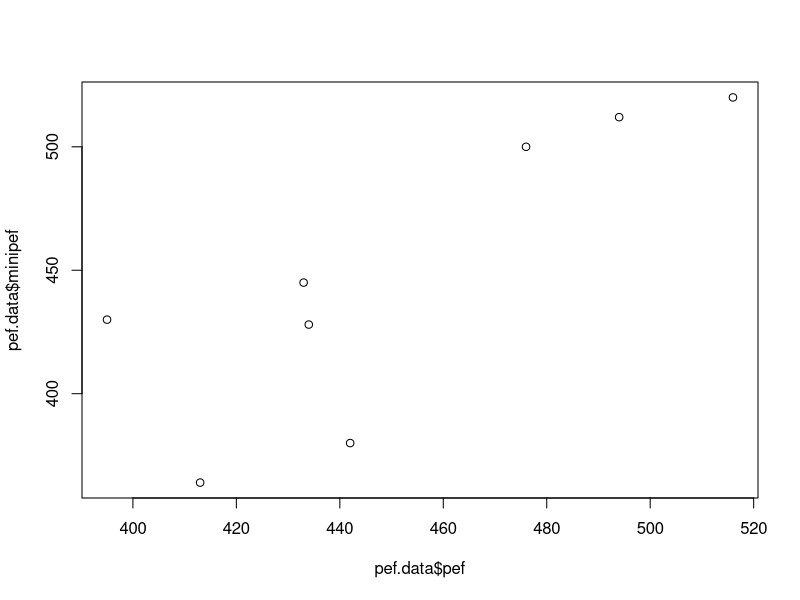

Source code (R):
pef.data = data.frame(pef = c(494,395,516,434,476,413,442,433),
                      minipef = c(512,430,520,428,500,364,380,445))
plot(pef.data$pef, pef.data$minipef)
# Ser fra plottet at det er en antydning til korrelasjon, men mye støy
# og potensielt ikke-linearitet i forholdet mellom de to.

cor(pef.data$pef, pef.data$minipef)

cor.test(pef.data$pef, pef.data$minipef)
# 95% KI: (0.2605298 0.9653948)

fit = lm(pef.data$minipef~pef.data$pef)
summary(fit)
# Minste kvadraters estimat for beta_1 = 1.1642. Med andre ord anslår
# modellen at målingen på minipef øker med 1.1642 for hver økning med 1 
# for pef. Dvs. de måler ikke nøyaktig likt (da hadde beta_1 vært lik 1).

fit$coefficients[2] * (sd(pef.data$pef) / sd(pef.data$minipef))
# De er like. Det kommer av ligningen beta^ = r*(s_y/s_x)
# --> r = beta^ * (s_x/s_y)